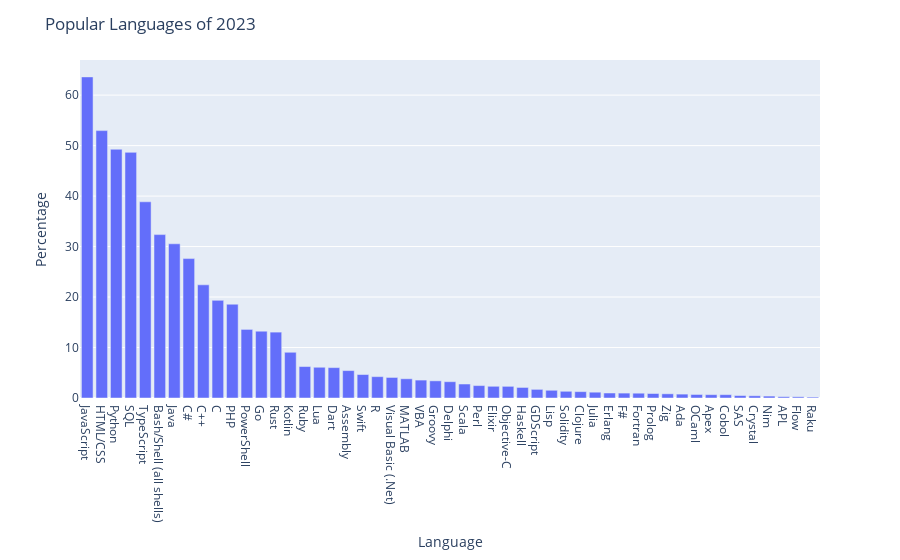

Source (notebook cell):
### Markdown cell above
We will consider this data to discern which language that the repoistory used were popular.

This data is based from **StackOverFlow Survey 2023** was taken from [Statista](https://www.statista.com/statistics/793628/worldwide-developer-survey-most-used-languages/). It contains the top 50 languages of 2023

### Code cell
top50_lang = pd.read_csv("data/programming-languages-2023.csv")
px.bar(x=top50_lang.Language, y=top50_lang.Percentage).update_layout(xaxis_title='Language',yaxis_title='Percentage',title='Popular Languages of 2023')

### Figure 1 — Plotly figure (JSON) as saved in the notebook; plotly's stock layout.template omitted (floating-point values rounded to 4 significant figures)
{"data": [{"alignmentgroup": "True", "hovertemplate": "x=%{x}<br>y=%{y}<extra></extra>", "legendgroup": "", "marker": {"color": "#636efa", "pattern": {"shape": ""}}, "name": "", "offsetgroup": "", "orientation": "v", "showlegend": false, "textposition": "auto", "type": "bar", "x": ["JavaScript", "HTML/CSS", "Python", "SQL", "TypeScript", "Bash/Shell (all shells)", "Java", "C#", "C++", "C", "PHP", "PowerShell", "Go", "Rust", "Kotlin", "Ruby", "Lua", "Dart", "Assembly", "Swift", "R", "Visual Basic (.Net)", "MATLAB", "VBA", "Groovy", "Delphi", "Scala", "Perl", "Elixir", "Objective-C", "Haskell", "GDScript", "Lisp", "Solidity", "Clojure", "Julia", "Erlang", "F#", "Fortran", "Prolog", "Zig", "Ada", "OCaml", "Apex", "Cobol", "SAS", "Crystal", "Nim", "APL", "Flow", "Raku"], "xaxis": "x", "y": [63.61, 52.97, 49.28, 48.66, 38.87, 32.37, 30.55, 27.62, 22.42, 19.34, 18.58, 13.59, 13.24, 13.05, 9.06, 6.23, 6.09, 6.02, 5.43, 4.65, 4.23, 4.07, 3.81, 3.55, 3.4, 3.23, 2.77, 2.46, 2.32, 2.31, 2.09, 1.71, 1.53, 1.33, 1.26, 1.15, 0.99, 0.97, 0.95, 0.89, 0.83, 0.77, 0.7, 0.66, 0.66, 0.49, 0.44, 0.38, 0.26, 0.24, 0.18], "yaxis": "y"}], "layout": {"barmode": "relative", "legend": {"tracegroupgap": 0}, "margin": {"t": 60}, "title": {"text": "Popular Languages of 2023"}, "xaxis": {"anchor": "y", "domain": [0, 1], "title": {"text": "Language"}}, "yaxis": {"anchor": "x", "domain": [0, 1], "title": {"text": "Percentage"}}}}
